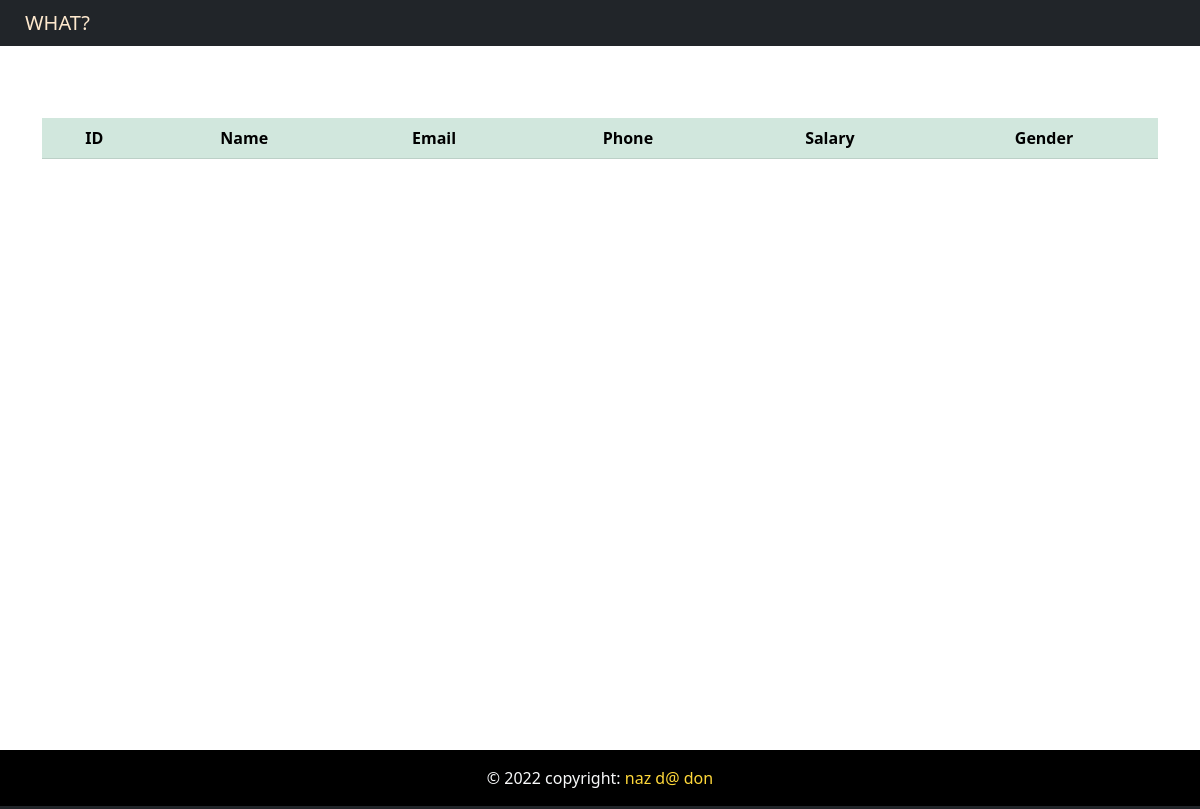
Before: / with the older database file.
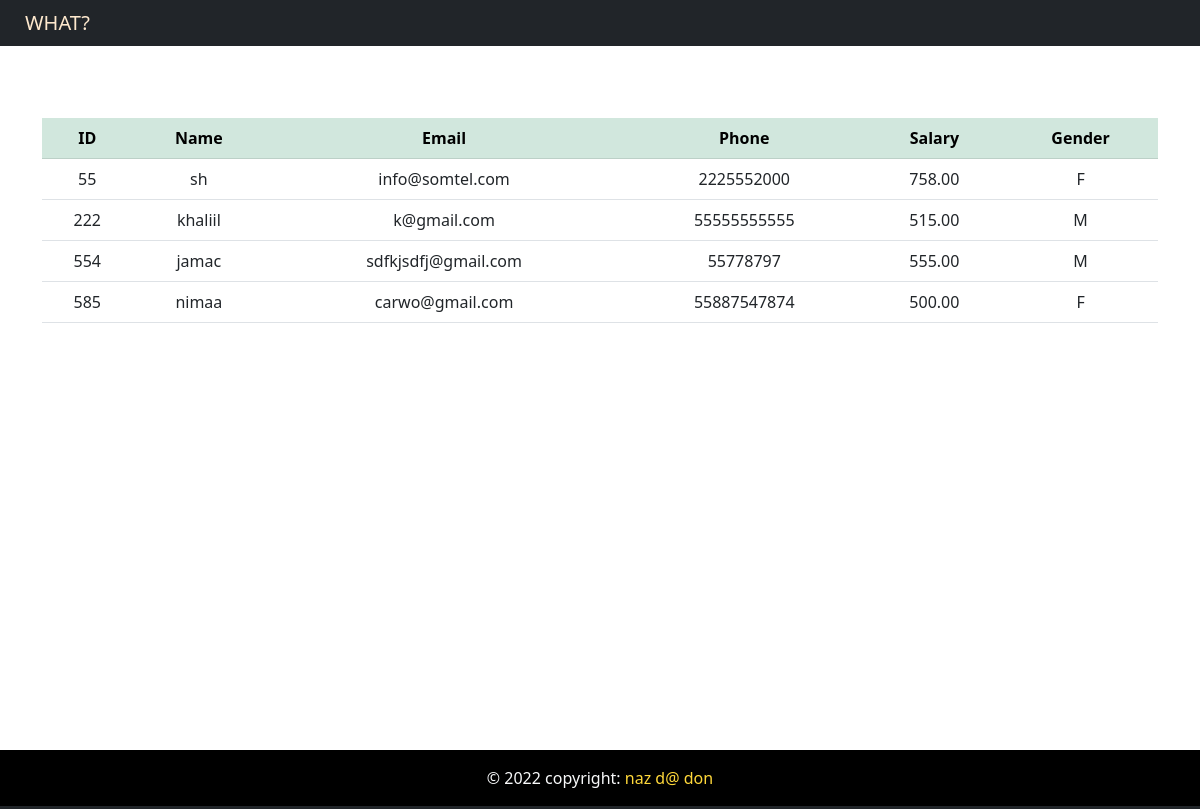
After: the same page with the newer database file.
### core/models.py (models this page shows, shortened)
class EmployeeModel(models.Model):
    Gender= (
        ('M', 'M'),
        ('F', 'F'),
    )
    id = models.IntegerField(primary_key=True)
    name =models.CharField(max_length=100)
    email = models.EmailField(max_length=100)
    phone = models.IntegerField()
    salary = models.DecimalField(max_digits=10, decimal_places=2)
    gender = models.CharField(max_length=100,null= True, choices=Gender)

### core/views.py (the view)
# urls.py: path('',views.home,name='home'),
def home(request):
    emploees = EmployeeModel.objects.all()
    return render (request, 'core/home.html',{'emploees':emploees})

### core/templates/core/home.html (shortened to what this page needs)
{% extends "core/base.html" %}
{% block content %}
<div class="container">
    <br><br><br>
    <table class="table tabel-bordered" id="example" style="text-align: center;">
        <thead>
            <tr class="table-success">
                <th>ID</th>
                <th>Name</th>
                <th>Email</th>
                <th>Phone</th>
                <th>Salary</th>
                <th>Gender</th>
            </tr>
        </thead>
        <tbody>
            {% for em in emploees %}
            <tr>
                <td>{{em.id}}</td>
                <td>{{em.name}}</td>
                <td>{{em.email}}</td>
                <td>{{em.phone}}</td>
                <td>{{em.salary}}</td>
                <td>{{em.gender}}</td>
            </tr>
            {%endfor%}
        </tbody>
    </table>
</div>
<br>
<br>
{% endblock content %}

### core/templates/core/base.html (shortened to what this page needs)
{% load static %}
<!DOCTYPE html>
<html lang="en">
<head>
    <link rel="stylesheet" href="{% static 'css/main.css' %}">
    <link rel="stylesheet" href="https://cdn.datatables.net/1.13.1/css/dataTables.bootstrap5.min.css">
    <link rel="stylesheet" type="text/css" href="https://cdn.datatables.net/v/dt/dt-1.13.1/datatables.min.css"/>
    <link href="https://cdn.jsdelivr.net/npm/bootstrap@5.2.3/dist/css/bootstrap.min.css" rel="stylesheet">
    <link rel="stylesheet" href="https://cdnjs.cloudflare.com/ajax/libs/font-awesome/6.2.1/css/all.min.css" />
</head>
<body>
    <div class="wrapper">
        <header>
            <nav class="navbar navbar-expand-lg navbar-dark bg-dark">
                <div class="col-sm">
                    <a class="navbar-brand flex-grow-1" style="  text-align: center; color:rgb(253, 232, 205); margin-left:25px; text-decoration:none; "  href="">
                        WHAT?
                    </a>
                </div>
            </nav>
        </header>
    {% block content %}
    {% endblock content%}
    </div>
    <footer class="bg-dark text-center text-lg-start" id="footer" style="color: aliceblue;">
        <div class=" text-center p-3" style="background-color: black;">
            <a href="" class="text-light" style="text-decoration: none;">&copy; {% now 'Y' %} copyright:
                <span style="color:rgb(255, 216, 58)">naz d@ don</span>
            </a>
        </div>
    </footer>
</body>
</html>

### static/css/main.css (style rules this page uses)
html, body { height: 100%; margin: 0; max-width: 100%; }
.wrapper { min-height: 100%; margin-bottom: -50px; }
#footer, .push { height: 59px; }

Changed rows visible on the page:
added EmployeeModel: id "55", name "sh", email "info@somtel.com", phone "2225552000", salary "758.00", gender "F"
added EmployeeModel: id "222", name "khaliil", email "k@gmail.com", phone "55555555555", salary "515.00", gender "M"
added EmployeeModel: id "554", name "jamac", email "sdfkjsdfj@gmail.com", phone "55778797", salary "555.00", gender "M"
added EmployeeModel: id "585", name "nimaa", email "carwo@gmail.com", phone "55887547874", salary "500.00", gender "F"
